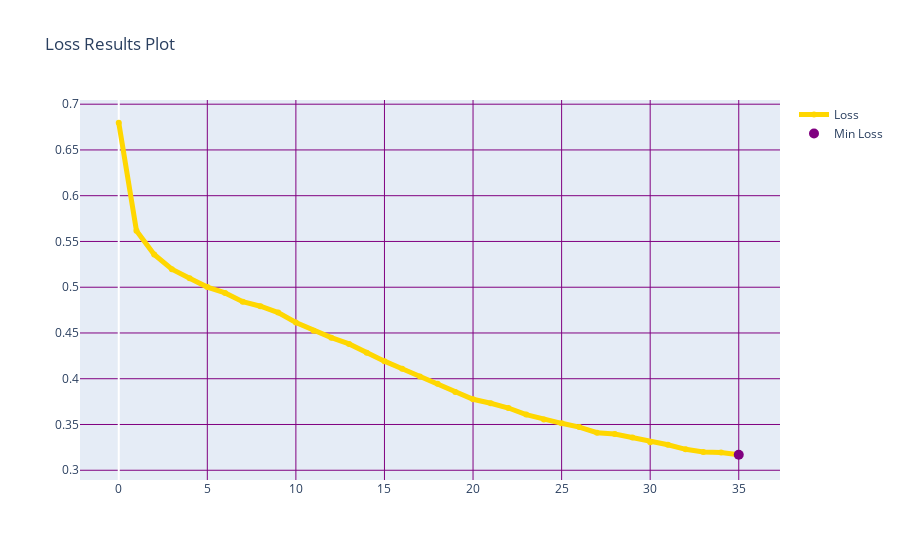

The code cell stored with this chart in its notebook:
### Markdown cell above
### 04 Train model

### Code cell
if instance.train:
    print(f"Start {instance.model} model training")
    train(model, instance, train_loader, scaler)

### Figure 1 — Plotly figure (JSON) as saved in the notebook; plotly's stock layout.template omitted (floating-point values rounded to 4 significant figures)
{"data": [{"line": {"color": "gold", "width": 5}, "mode": "lines+markers", "name": "Loss", "type": "scatter", "y": [0.6797, 0.5617, 0.5358, 0.5197, 0.5099, 0.5001, 0.4938, 0.4842, 0.4792, 0.4723, 0.4615, 0.4525, 0.4449, 0.4381, 0.4284, 0.4192, 0.411, 0.4024, 0.3944, 0.3855, 0.3775, 0.3732, 0.368, 0.3608, 0.3555, 0.3513, 0.3472, 0.3411, 0.3395, 0.3357, 0.3306, 0.3278, 0.3228, 0.32, 0.3195, 0.3169]}, {"marker": {"color": "purple", "size": 10}, "mode": "markers", "name": "Min Loss", "text": "Min Loss: 0.31693648569511645 at 35", "type": "scatter", "x": [35], "y": [0.3169]}], "layout": {"title": {"text": "Loss Results Plot"}, "xaxis": {"gridcolor": "Purple", "gridwidth": 1, "showgrid": true}, "yaxis": {"gridcolor": "Purple", "gridwidth": 1, "showgrid": true}}}
